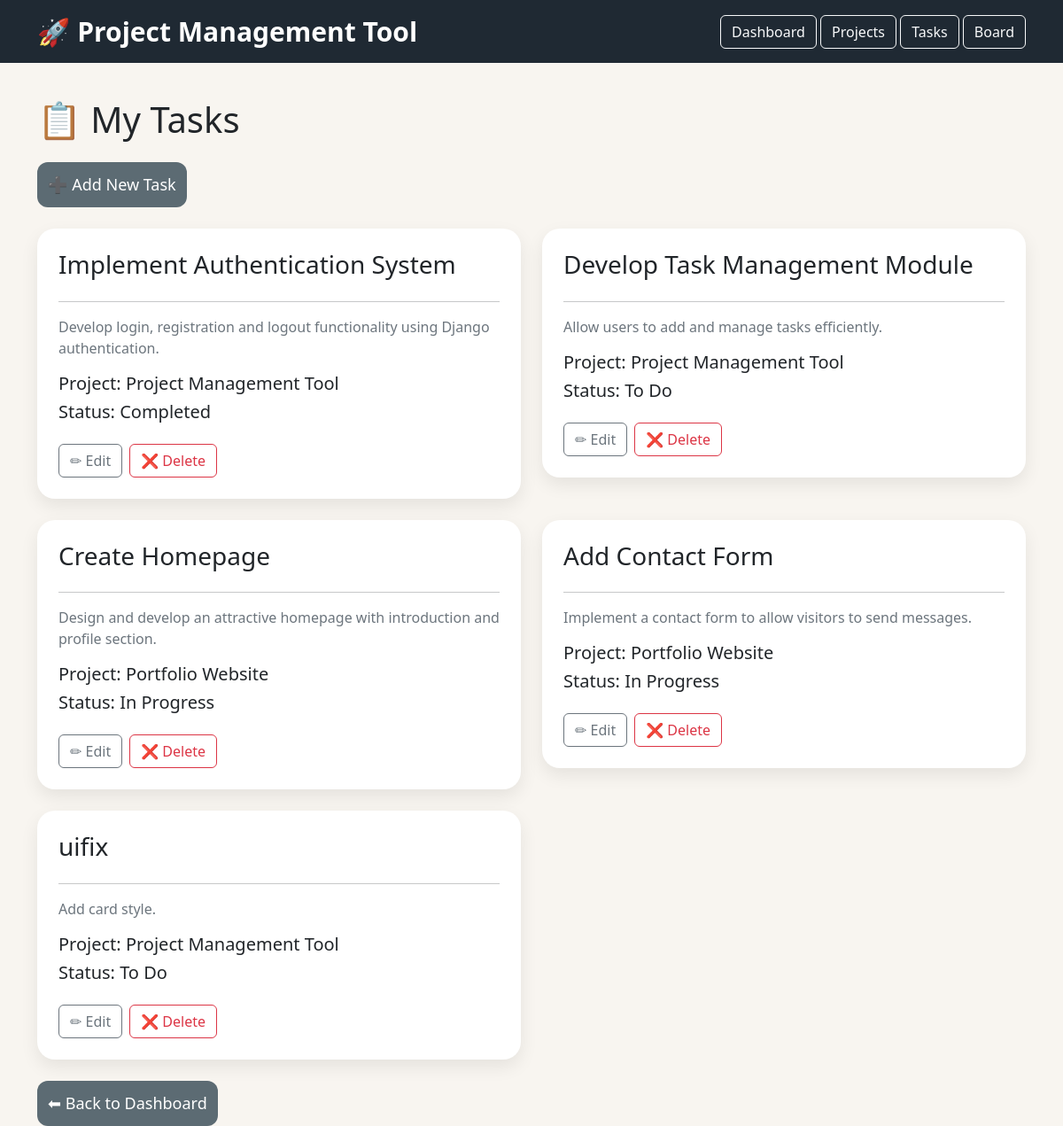
/tasks/, run on the app's committed database.
### tasks/models.py (models this page shows, shortened)
class Task(models.Model):
    STATUS_CHOICES = [
        ('To Do', 'To Do'),
        ('In Progress', 'In Progress'),
        ('Completed', 'Completed'),
    ]
    title = models.CharField(max_length=200)
    description = models.TextField()
    project = models.ForeignKey(Project, on_delete=models.CASCADE)
    status = models.CharField(max_length=20, choices=STATUS_CHOICES, default='To Do')
    created_at = models.DateTimeField(auto_now_add=True)

### projects/models.py (models this page shows)
class Project(models.Model):
    title = models.CharField(max_length=200)
    description = models.TextField()
    created_by = models.ForeignKey(User, on_delete=models.CASCADE)
    created_at = models.DateTimeField(auto_now_add=True)
    def __str__(self):
        return self.title

### tasks/views.py (the view)
# urls.py: path('', views.task_list, name='task_list'),
def task_list(request):
    tasks = Task.objects.all()
    return render(request, 'task_list.html', {'tasks': tasks})

### accounts/templates/task_list.html
{% extends 'base.html' %}
{% block content %}
<h1 class="mb-4">
📋 My Tasks
</h1>
<a href="/tasks/add/" class="btn custom-btn mb-4">
➕ Add New Task
</a>
<div class="row">
{% for task in tasks %}
<div class="col-md-6">
<div class="card p-4 mb-4">
<h3>
{{ task.title }}
</h3>
<hr>
<p class="text-secondary">
{{ task.description }}
</p>
<h5>
Project:
{{ task.project }}
</h5>
<h5 class="mb-4">
Status:
{{ task.status }}
</h5>
<div class="d-flex gap-2">
<a href="/tasks/edit/{{ task.id }}/"
class="btn btn-outline-secondary">
✏ Edit
</a>
<a href="/tasks/delete/{{ task.id }}/"
class="btn btn-outline-danger">
❌ Delete
</a>
</div>
</div>
</div>
{% empty %}
<h4>
No Tasks Available.
</h4>
{% endfor %}
</div>
<a href="/dashboard/" class="btn custom-btn">
⬅ Back to Dashboard
</a>
{% endblock %}

### accounts/templates/base.html (shortened to what this page needs)
<!DOCTYPE html>
<html>
<head>
<link href="https://cdn.jsdelivr.net/npm/bootstrap@5.3.3/dist/css/bootstrap.min.css" rel="stylesheet">
</head>
<body>
<nav class="navbar navbar-expand-lg navbar-dark">
<div class="container">
<a class="navbar-brand" href="/dashboard/">
🚀 Project Management Tool
</a>
<div>
<a href="/dashboard/" class="btn btn-outline-light">
Dashboard
</a>
<a href="/projects/" class="btn btn-outline-light">
Projects
</a>
<a href="/tasks/" class="btn btn-outline-light">
Tasks
</a>
<a href="/tasks/board/" class="btn btn-outline-light">
Board
</a>
</div>
</div>
</nav>
<div class="container main-container">
{% block content %}
{% endblock %}
</div>
</body>
</html>

### accounts/templates/base.html (style rules this page uses)
body { background:#F8F5F0; font-family:'Segoe UI'; }
.navbar { background:#1F2933 !important; }
.navbar-brand { font-size:30px; font-weight:bold; }
.card { border:none; border-radius:20px; background:white; box-shadow:0 8px 20px rgba(0,0,0,.08); }
.main-container { margin-top:40px; }
.custom-btn { background:#5C6B73; color:white; border:none; border-radius:12px; padding:12px; font-size:18px; }

### data on the page
Task: title "Implement Authentication System", description "Develop login, registration and logout functionality using Django authentication.", project "Project Management Tool", status "Completed"
Task: title "Develop Task Management Module", description "Allow users to add and manage tasks efficiently.", project "Project Management Tool", status "To Do"
Task: title "Create Homepage", description "Design and develop an attractive homepage with introduction and profile section.", project "Portfolio Website", status "In Progress"
Task: title "Add Contact Form", description "Implement a contact form to allow visitors to send messages.", project "Portfolio Website", status "In Progress"
Task: title "uifix", description "Add card style.", project "Project Management Tool", status "To Do"
